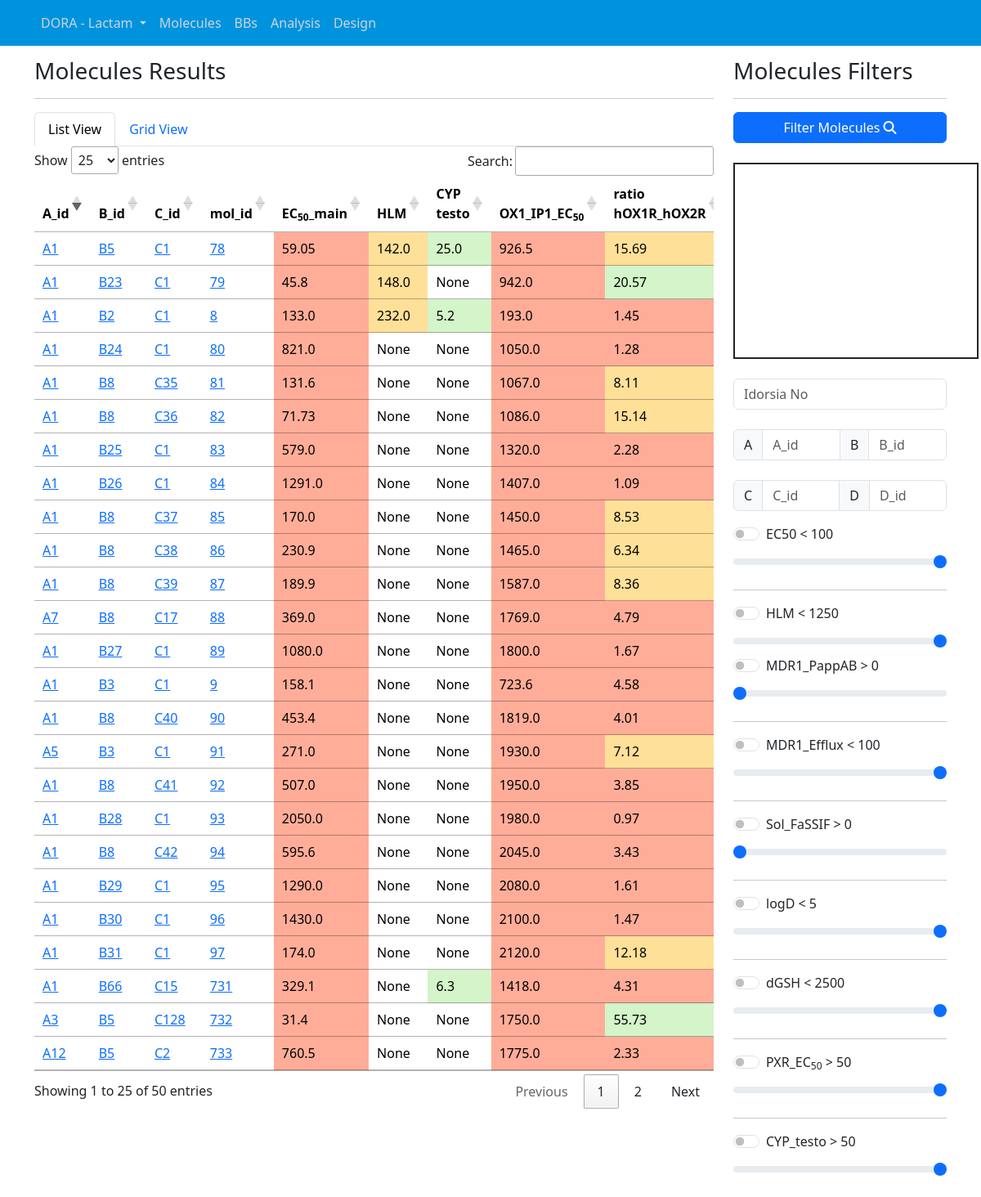
The page /molecules/ (signed in) on the database its author committed.
### projects/models.py (models this page shows, shortened)
class Series(models.Model):
    project = models.ForeignKey(Project, on_delete=models.CASCADE)
    series_name = models.CharField(max_length=25)
    sub_series = models.CharField(max_length=25, blank=True)
    n_mols = models.IntegerField(default=0)
    series_bbsar_coverage = models.FloatField(default=0)
    n_bb_tags = models.IntegerField(default=0)
    n_bbs = models.IntegerField(default=0)
    n_A = models.IntegerField(default=0)
    n_B = models.IntegerField(default=0)
    n_C = models.IntegerField(default=0)
    n_D = models.IntegerField(default=0)
    date_updated = models.DateTimeField(default=timezone.now)
    class Meta:
        unique_together = ('project', 'series_name')

class Project(models.Model):
    project_name = models.CharField(max_length=25)

### molecules/models.py (models this page shows, shortened)
class Molecule(models.Model):
    project = models.ForeignKey(Project, on_delete=models.CASCADE)
    series = models.CharField(max_length=16, default="MCs")
    sub_series = models.CharField(max_length=16, default="MC13")
    mol_smi = models.CharField(max_length=100)
    mol_id = models.CharField(max_length=16)
    mol_flag = models.CharField(max_length=32, null=True)
    A_id = models.CharField(max_length=4, null=True)
    B_id = models.CharField(max_length=4, null=True)
    C_id = models.CharField(max_length=4, null=True)
    D_id = models.CharField(max_length=4, null=True)
    bbs_id = models.CharField(max_length=16, null=True)
    BB_fu = models.FloatField(null=True)
    BBB_Brain = models.FloatField(null=True)
    BBB_Brain_2 = models.FloatField(null=True)
    BBB_Brain_Plasma_ratio = models.FloatField(null=True)
    BBB_Plasma = models.FloatField(null=True)
    BBB_Plasma_2 = models.FloatField(null=True)
    BBB_ratio_BrainPlasma = models.FloatField(null=True)
    CYP_mida = models.FloatField(null=True)
    CYP_shift = models.FloatField(null=True)
    CYP_testo = models.FloatField(null=True)
    CYP2C9_IC50 = models.FloatField(null=True)
    CYP2D6_IC50 = models.FloatField(null=True)
    CYP2C9_screening_IC50 = models.FloatField(null=True)
    CYP2D6_screening_IC50 = models.FloatField(null=True)
    CYP3A4_screening_mida_IC50 = models.FloatField(null=True)
    CYP3A4_screening_testo_IC50 = models.FloatField(null=True)
    DogLM = models.FloatField(null=True)
    DMPK_status = models.CharField(max_length=512, null=True)
    EC50_main = models.FloatField(null=True)
    FLP_EC50 = models.FloatField(null=True)
    FLP_effect = models.FloatField(null=True)
    GSH = models.FloatField(null=True)
    HLM = models.FloatField(null=True)
    hM1R_FLIPR_IC50 = models.FloatField(null=True)
    hM2R_FLIPR_IC50 = models.FloatField(null=True)
    hM3R_FLIPR_IC50 = models.FloatField(null=True)
    hM5R_FLIPR_IC50 = models.FloatField(null=True)
    IP1_effect = models.FloatField(null=True)
    KineticEV_AUC = models.FloatField(null=True)
    KineticEV_Cmax = models.FloatField(null=True)
    KineticIV_AUC = models.FloatField(null=True)
    KineticIV_Clearance = models.FloatField(null=True)
    logD = models.FloatField(null=True)
    MDR1_PappAB = models.FloatField(null=True)
    MDR1_efflux = models.FloatField(null=True)
    min_ratio_hM1R_hM2R = models.FloatField(null=True)
    MouseLM = models.FloatField(null=True)
    OX1_IP1_EC50 = models.FloatField(null=True)
    PPB_fu = models.FloatField(null=True)
    PXR_EC50 = models.FloatField(null=True)
    PXR_Emax = models.FloatField(null=True)
    ratio_hOX1R_hOX2R = models.FloatField(null=True)
    RatLM = models.FloatField(null=True)
    sol_FaSSIF = models.FloatField(null=True)
    sol_pH6 = models.FloatField(null=True)
    Tox_CellTiter_Glo_IC50 = models.FloatField(null=True)
    BPI_calc = models.FloatField(null=True)

### molecules/views.py (the view, shortened to what this page needs)
# urls.py: path('molecules/', views.molecules_home, name='molecules_home'),
def molecules_home(request):
    series_name = get_project_series_from_session(request)
    project = get_project_series_from_session(request)
    if series_name:
        n_bb_tags = series_name.n_bb_tags
        series_name = series_name.series_name
        project = project.project
        mols = Molecule.objects.filter(series=series_name)
    else:
        return redirect('projects_home')
    substr_smi = request.GET.get('smiles', '')
    mol_id = request.GET.get('molId', '')
    A_id = request.GET.get('A_id', '')
    B_id = request.GET.get('B_id', '')
    C_id = request.GET.get('C_id', '')
    D_id = request.GET.get('D_id', '')
    filter_ec50 = request.GET.get('currentFilterEC50', 20000)
    filter_ec50_on = request.GET.get('enableEC50Filter') == 'on'
    filter_HLM = request.GET.get('currentFilterHLM', 1250)
    filter_HLM_on = request.GET.get('enableHLMFilter') == 'on'
    filterMDR1PappAB = request.GET.get('currentFilterMDR1PappAB', 0)
    filter_MDR1PappAB_on = request.GET.get('enableMDR1PappABFilter') == 'on'
    filterMDR1Efflux = request.GET.get('currentFilterMDR1Efflux', 100)
    filter_MDR1Efflux_on = request.GET.get('enableMDR1EffluxFilter') == 'on'
    filterSolFaSSIF = request.GET.get('currentFilterSolFaSSIF', 0)
    filter_SolFaSSIF_on = request.GET.get('enableSolFaSSIFFilter') == 'on'
    filterLogD = request.GET.get('currentFilterLogD', 5)
    filter_LogD_on = request.GET.get('enableLogDFilter') == 'on'
    filterDGSH = request.GET.get('currentFilterDGSH', 2500)
    filter_DGSH_on = request.GET.get('enableDGSHFilter') == 'on'
    filter_PXR = request.GET.get('currentFilterPXR', 50)
    filter_PXR_on = request.GET.get('enablePXRFilter') == 'on'
    filter_CYPt = request.GET.get('currentFilterCYPt', 50)
    filter_CYPt_on = request.GET.get('enableCYPtFilter') == 'on'
    conditions = []
    mols = mols.filter(EC50_main__lte=int(filter_ec50)) if filter_ec50_on else mols
    mols = mols.filter(HLM__lte=int(filter_HLM)) if filter_HLM_on else mols
    mols = mols.filter(MDR1_PappAB__gte=int(filterMDR1PappAB)) if filter_MDR1PappAB_on else mols
    mols = mols.filter(MDR1_efflux__lte=int(filterMDR1Efflux)) if filter_MDR1Efflux_on else mols
    mols = mols.filter(sol_FaSSIF__gte=int(filterSolFaSSIF)) if filter_SolFaSSIF_on else mols
    mols = mols.filter(logD__lte=filterLogD) if filter_LogD_on else mols
    mols = mols.filter(GSH__lte=filterDGSH) if filter_DGSH_on else mols
    mols = mols.filter(PXR_EC50__gte=filter_PXR) if filter_PXR_on else mols
    mols = mols.filter(CYP_testo__gte=filter_CYPt) if filter_CYPt_on else mols
    if not any([mol_id, substr_smi, A_id, B_id, C_id, D_id, filter_ec50_on, filter_HLM_on, filter_MDR1PappAB_on, filter_MDR1Efflux_on, filter_SolFaSSIF_on, filter_LogD_on, filter_DGSH_on, filter_PXR_on, filter_CYPt_on]):
        mols = mols.all().order_by('-mol_id')[:50]
    mols_ppties_df = pd.DataFrame.from_records(mols.values()).replace({np.nan: None})
    context = {
        'mols':mols,
        'mols_ppties_df':mols_ppties_df,
        'mols_ppties_headers': mols_ppties_headers_project.get(project.project_name, []),
        'mols_ppties': mols_ppties_project.get(project.project_name, []),
        'series_name':series_name,
        'n_bb_tags': n_bb_tags,
        'project_name':project.project_name,
        'currentFilterEC50': filter_ec50,
        'currentFilterHLM': filter_HLM,
        'currentFilterMDR1PappAB': filterMDR1PappAB,
        'currentFilterMDR1Efflux': filterMDR1Efflux,
        'currentFilterSolFaSSIF':filterSolFaSSIF,
        'currentFilterLogD':filterLogD,
        'currentFilterDGSH': filterDGSH,
        'currentFilterPXR': filter_PXR,
        'currentFilterCYPt': filter_CYPt,
    }
    return render(request, 'molecules/molecules_home.html', context)

### projects/context_processors.py (called while the page is built)
def project_series_processor(request):
    series = Series.objects.all()
    current_series_id = request.session.get('current_series_id', None)
    current_series = None
    if current_series_id:
        current_series = series.filter(id=current_series_id).first()
    return {
        'series': series,
        'current_series': current_series,
    }

### projects/templatetags/custom_filters.py (called while the page is built)
@register.filter
def get_first(value):
    try:
        return value[0]
    except (TypeError, IndexError):
        return None

@register.filter
def get_attr(value, arg):
    return getattr(value, arg, "")

### utils/db_operations.py (called while the page is built)
def get_project_series_from_session(request):
    series_id = request.session.get('current_series_id')
    if series_id:
        return get_object_or_404(Series, id=series_id)
    return None

### molecules/templates/molecules/molecules_home.html (shortened to what this page needs)
{% extends "projects/base.html" %}
{% block content %}
<div class="media-body">
  <div class="row mb-3">
    <div class="col-md-9">
      <h3 class="mr-2">Molecules Results</h3>
      <hr>
      <ul class="nav nav-tabs" id="moleculesTabs" role="tablist">
        <li class="nav-item" role="presentation">
          <a class="nav-link active" id="molListView-tab" data-bs-toggle="tab" href="#molListView" role="tab"
            aria-controls="molListView" aria-selected="true">List View</a>
        </li>
        <li class="nav-item" role="presentation">
          <a class="nav-link" id="molGridView-tab" data-bs-toggle="tab" href="#molGridView" role="tab" aria-controls="molGridView"
            aria-selected="false">Grid View</a>
        </li>
      </ul>
      <div class="tab-content" id="moleculesTabsContent">
        <div class="tab-pane fade show active" id="molListView" role="tabpanel" aria-labelledby="molListView-tab">
          {% include 'molecules/_mols_ppties_table.html' %}
        </div>
      </div>
    </div>
    <div class="col-md-3">
      <h3 class="mr-2">Molecules Filters</h3>
        <hr>
        {% include 'molecules/_mols_filters_canvas.html' %}
    </div>
  </div>
</div>
{% endblock content %}

### projects/templates/projects/base.html (shortened to what this page needs)
{% load static %}
<!DOCTYPE html>
<html>
<head>
  <link rel="stylesheet" type="text/css" href="{% static 'projects/main.css' %}">
</head>
<body>
  <header class="site-header">
    <nav class="navbar navbar-expand-md navbar-dark bg-steel fixed-top">
      <div class="container">
        <div class="collapse navbar-collapse" id="navbarToggle">
          <ul class="navbar-nav mr-auto">
            <li class="nav-item dropdown">
              <a class="nav-link dropdown-toggle navbar-brand-dropdown" href="#" role="button" data-bs-toggle="dropdown" aria-expanded="false">
                {% if current_series %}
                  {{ current_series.project.project_name }} - {{ current_series.series_name }}
                {% else %}
                  Select Project - Series
                {% endif %}
              </a>
            </li>
            <li class="nav-item"><a class="nav-link" href="{% url 'molecules_home' %}">Molecules</a></li>
            <li class="nav-item"><a class="nav-link" href="{% url 'bbs_home' %}">BBs</a></li>
            <li class="nav-item"><a class="nav-link" href="{% url 'analysis_home' %}">Analysis</a></li>
            <li class="nav-item"><a class="nav-link" href="{% url 'design_home' %}">Design</a></li>
          </ul>
        </div>
      </div>
    </nav>
  </header>
  <main role="main" class="container">
    <div class="row">
      <div class="col-md-12">
        {% block content %}{% endblock %}
      </div>
    </div>
  </main>
  <link href="https://cdn.jsdelivr.net/npm/bootstrap@5.3.2/dist/css/bootstrap.min.css" rel="stylesheet"
>
  <link rel="stylesheet" type="text/css" href="https://cdn.datatables.net/1.13.6/css/jquery.dataTables.min.css">
</body>
</html>

### molecules/templates/molecules/_mols_ppties_table.html (shortened to what this page needs)
{% load static %}
{% load custom_filters %}
<div class="table-responsive">
  <table id="molsPptiesTable" class="table table-hover datatable">
    <thead>
      <tr>
        {% for header in mols_ppties_headers %}
        <th scope="col" class="sortable">{{ header|safe }}</th>
        {% endfor %}
      </tr>
    </thead>
    <tbody>
      {% for mol in mols_ppties_df.itertuples %}
      <tr>
        <td>
          {% if mol.A_id|default:'' %}
          <a href="{% url 'bb_home' mol.A_id %}" data-toggle="tooltip" data-html="true" title="{{mol.A_id}}"
            class="bb-tooltip-trigger" data-imgsrc='/media/bbs/{{project_name}}/{{series_name}}/{{mol.A_id}}.svg'>{{mol.A_id}}</a>
          {% endif %}
        </td>
        <td>
          {% if mol.B_id|default:'' %}
          <a href="{% url 'bb_home' mol.B_id %}" data-toggle="tooltip" data-html="true" title="{{mol.B_id}}"
            class="bb-tooltip-trigger" data-imgsrc='/media/bbs/{{project_name}}/{{series_name}}/{{mol.B_id}}.svg'>{{mol.B_id}}</a>
          {% endif %}
        </td>
        <td>
          {% if mol.C_id|default:'' %}
          <a href="{% url 'bb_home' mol.C_id %}" data-toggle="tooltip" data-html="true" title="{{mol.C_id}}"
            class="bb-tooltip-trigger" data-imgsrc='/media/bbs/{{project_name}}/{{series_name}}/{{mol.C_id}}.svg'>{{mol.C_id}}</a>
          {% endif %}
        </td>
        <td class="mol_id_cell">
          <a href="{% url 'molecule_home' mol.mol_id %}" data-toggle="tooltip" data-html="true" title="{{mol.mol_id}}"
            class="bb-tooltip-trigger" data-imgsrc='/media/mols/{{project_name}}/{{series_name}}/{{mol.mol_id}}.svg'>{{mol.mol_id}}</a>
        </td>
        {% for header in mols_ppties %}
          <td class="{{ header }}" style="background-color: {{ mol|get_attr:header|color_for_property:header }}">{{ mol|get_attr:header }}</td>
        {% endfor %}
      </tr>
      {% endfor %}
    </tbody>
  </table>
</div>

### projects/static/projects/main.css (style rules this page uses)
body { background: #fafafa; color: #333333; margin-top: 5rem; padding-top: 70px; }
h1, h2, h3, h4, h5, h6 { color: #444444; }
ul { margin: 0; }
.bg-steel { background-color: #541471; background-color: #0093dd; }
.site-header .navbar-nav .nav-link { color: #cbd5db; }
.bb-tooltip-trigger { background-color: transparent; border: none; box-shadow: none; font-size: 1rem; }
td { white-space: nowrap; }

### molecules/templates/molecules/_mols_ppties_table.html (style rules this page uses)
td { white-space: nowrap; }

### rows shown on the page
Series: project.project_name "DORA", series_name "Lactam"
Molecule: A_id "A1", B_id "B31", C_id "C1", mol_id "97"
Molecule: A_id "A1", B_id "B30", C_id "C1", mol_id "96"
Molecule: A_id "A1", B_id "B29", C_id "C1", mol_id "95"
Molecule: A_id "A1", B_id "B8", C_id "C42", mol_id "94"
Molecule: A_id "A1", B_id "B28", C_id "C1", mol_id "93"
Molecule: A_id "A1", B_id "B8", C_id "C41", mol_id "92"
Molecule: A_id "A5", B_id "B3", C_id "C1", mol_id "91"
Molecule: A_id "A1", B_id "B8", C_id "C40", mol_id "90"
Molecule: A_id "A1", B_id "B3", C_id "C1"
Molecule: A_id "A1", B_id "B27", C_id "C1", mol_id "89"
Molecule: A_id "A7", B_id "B8", C_id "C17", mol_id "88"
Molecule: A_id "A1", B_id "B8", C_id "C39", mol_id "87"
Molecule: A_id "A1", B_id "B8", C_id "C38", mol_id "86"
Molecule: A_id "A1", B_id "B8", C_id "C37", mol_id "85"
Molecule: A_id "A1", B_id "B26", C_id "C1", mol_id "84"
Molecule: A_id "A1", B_id "B25", C_id "C1", mol_id "83"
Molecule: A_id "A1", B_id "B8", C_id "C36", mol_id "82"
Molecule: A_id "A1", B_id "B8", C_id "C35", mol_id "81"
Molecule: A_id "A1", B_id "B24", C_id "C1", mol_id "80"
Molecule: A_id "A1", B_id "B2", C_id "C1"
Molecule: A_id "A1", B_id "B23", C_id "C1", mol_id "79"
Molecule: A_id "A1", B_id "B5", C_id "C1", mol_id "78"
Molecule: A_id "A12", B_id "B5", C_id "C2", mol_id "733"
Molecule: A_id "A3", B_id "B5", C_id "C128", mol_id "732"
Molecule: A_id "A1", B_id "B66", C_id "C15", mol_id "731"

### other values the page prints
{{ header|safe }} "A_id" "B_id" "C_id" "mol_id" "EC 50 _main" "HLM" "CYP testo" "OX1_IP1_EC 50" "ratio hOX1R_hOX2R"
{{ mol|get_attr:header }} "174.0" "None" "None" "2120.0" "12.18" "1430.0" "None" "None" "2100.0" "1.47" "1290.0" "None" "None" "2080.0" "1.61" "595.6" "None" "None" "2045.0" "3.43" "2050.0" "None" "None" "1980.0" "0.97" "507.0" "None" "None" "1950.0" "3.85" "271.0" "None" "None" "1930.0" "7.12" "453.4" "None" "None" "1819.0" "4.01" "158.1" "None" "None" "723.6" "4.58" "1080.0" "None" "None" "1800.0" "1.67" "369.0" "None" "None" "1769.0" "4.79" "189.9" "None" "None" "1587.0" "8.36" "230.9" "None" "None" "1465.0" "6.34" "170.0" "None" "None" "1450.0" "8.53" "1291.0" "None" "None" "1407.0" "1.09" "579.0" "None" "None" "1320.0" "2.28" "71.73" "None" "None" "1086.0" "15.14" "131.6" "None" "None" "1067.0" "8.11" "821.0" "None" "None" "1050.0" "1.28" "133.0" "232.0" "5.2" "193.0" "1.45" "45.8" "148.0" "None" "942.0" "20.57" "59.05" "142.0" "25.0" "926.5" "15.69" "760.5" "None" "None" "1775.0" "2.33" "31.4" "None" "None" "1750.0" "55.73" "329.1" "None" "6.3" "1418.0" "4.31"
{{ mol.mol_id }} "9" "8"
